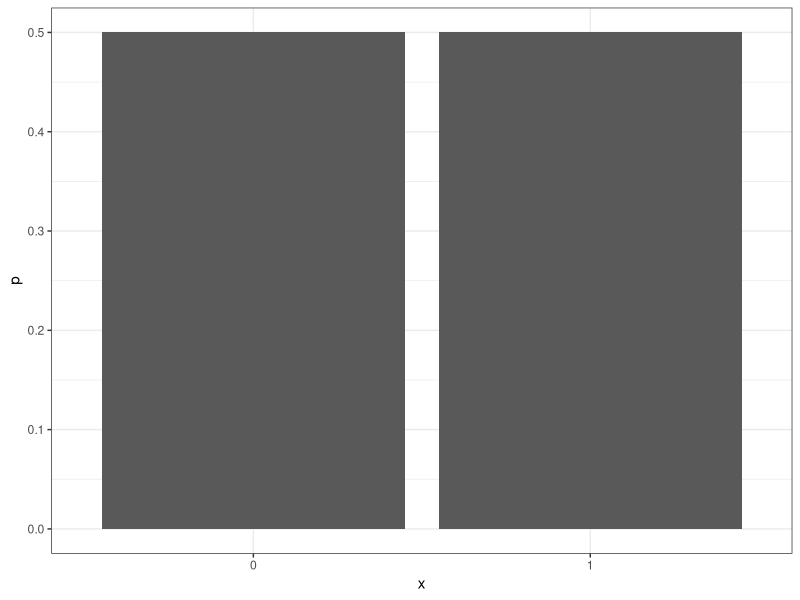
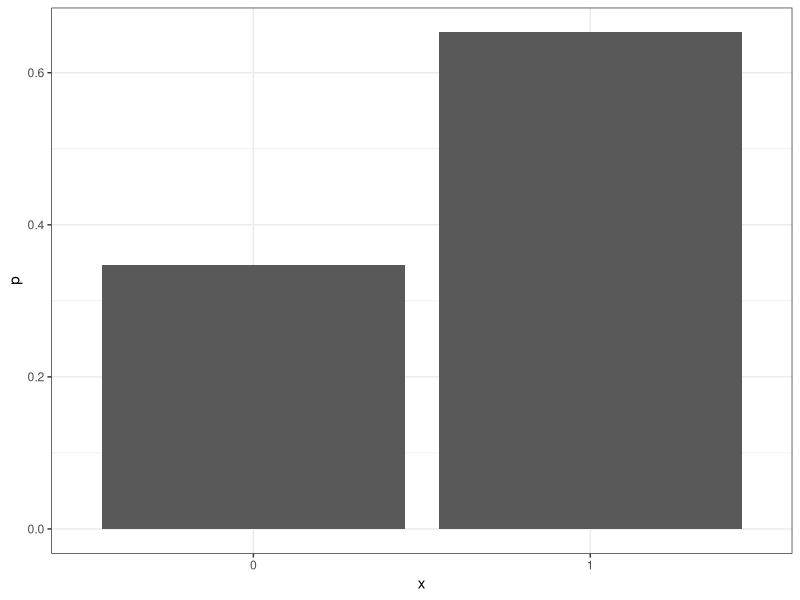
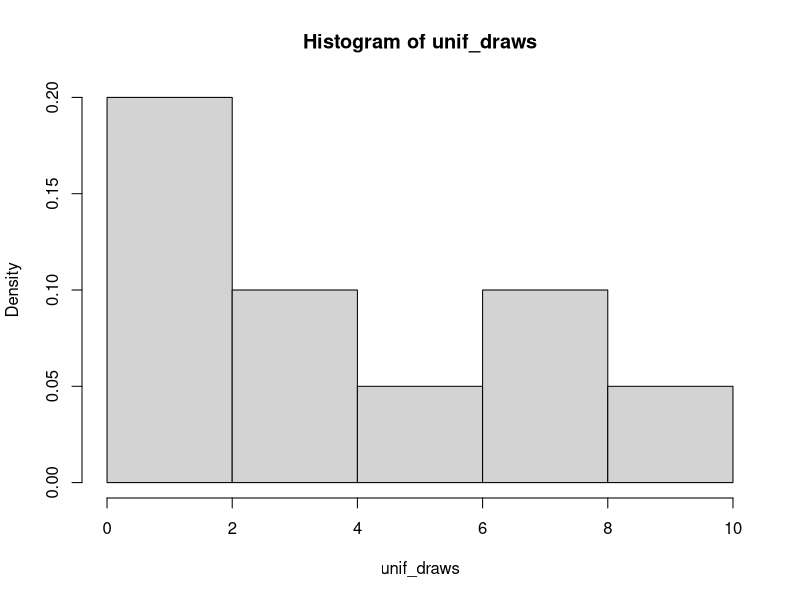
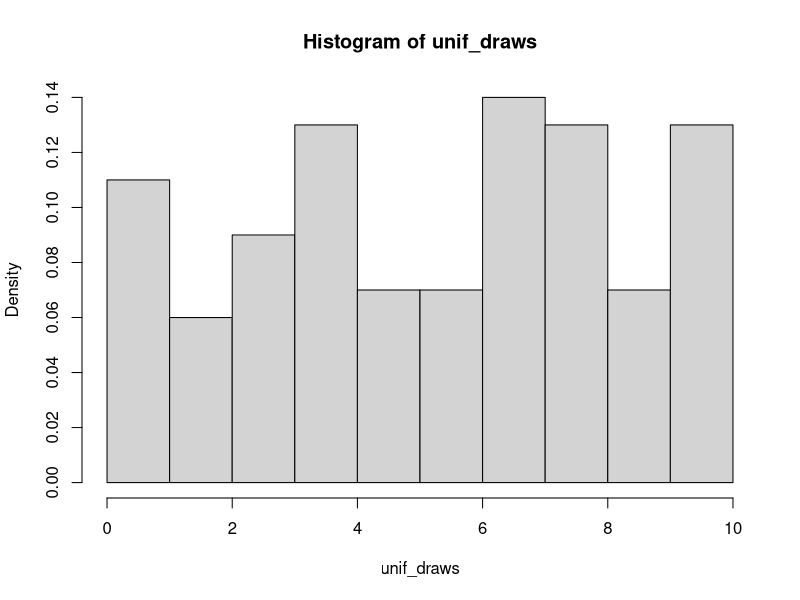
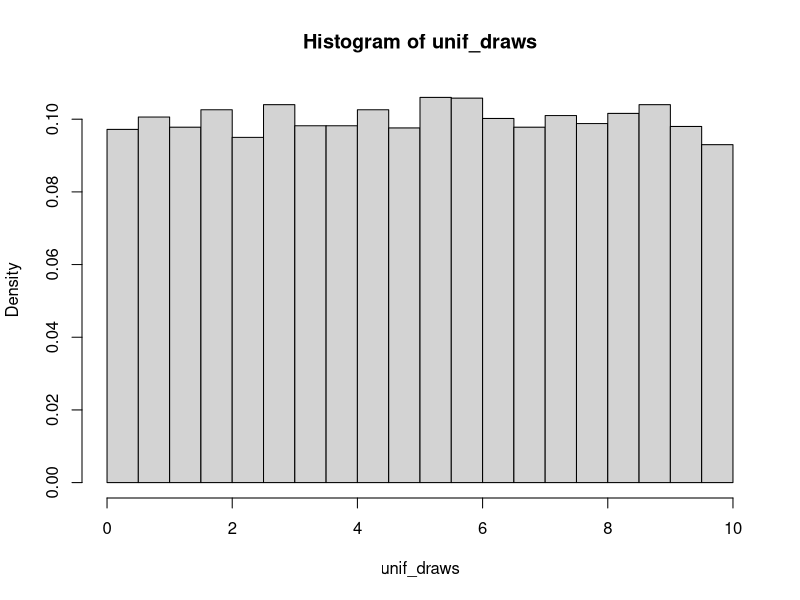
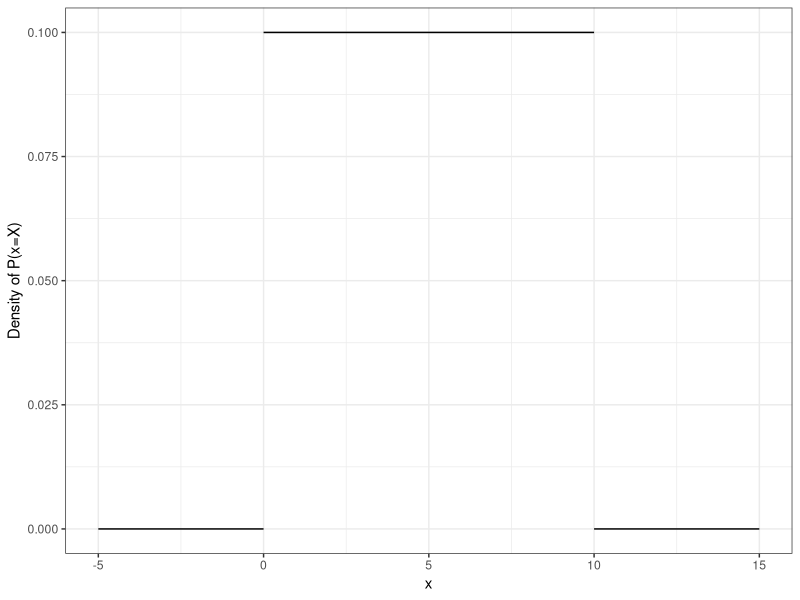
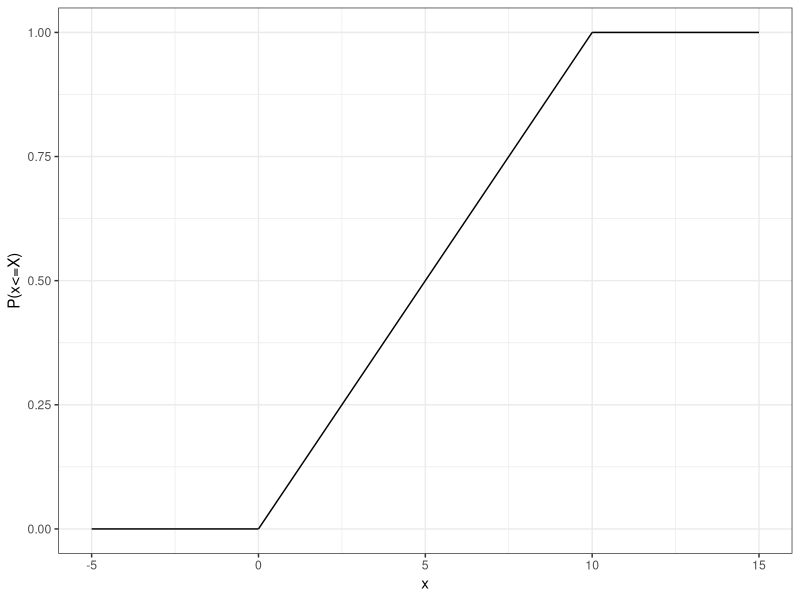
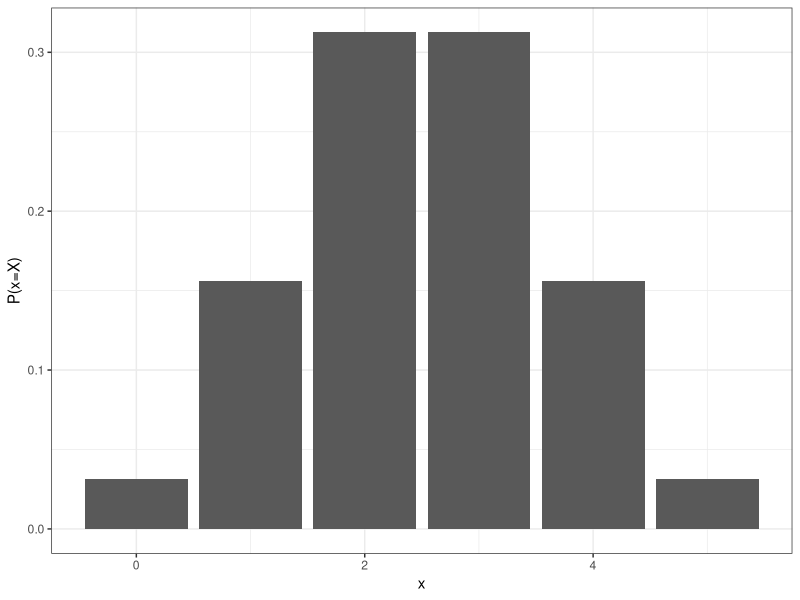

Generate these figures, in order, with R:
## ---- chunk 1
rm(list=ls())
library(tidyverse)

options(xtable.comment = FALSE)
theme_set(theme_bw())
def.chunk.hook  <- knitr::knit_hooks$get("chunk")
knitr::knit_hooks$set(chunk = function(x, options) {
  x <- def.chunk.hook(x, options)
  ifelse(options$size != "normalsize", paste0("\\", options$size,"\n\n", x, "\n\n \\normalsize"), x)
})
knitr::opts_chunk$set(warning=FALSE, message=FALSE, tidy = TRUE, size = "tiny")
## ---- chunk 2
set.seed(12345)
sample_of_flips<-rbinom(5, 1, 0.5)
table(sample_of_flips)
## ---- chunk 3

temp_dat<-data.frame(x=c("0","1"), p=0.5)
ggplot(temp_dat, aes(x=x, y=p)) +
  geom_col()

## ---- chunk 4
temp_dat<-data.frame(x=c("0","1"), p=c(0.347,0.653))
ggplot(temp_dat, aes(x=x, y=p)) +
  geom_col()
## ---- chunk 5
unif_draws<-runif(10, min=0, max=10)
unif_draws
hist(unif_draws, freq=F)
## ---- chunk 6
unif_draws<-runif(100, min=0, max=10)
hist(unif_draws, freq=F)
## ---- chunk 7
unif_draws<-runif(10000, min=0, max=10)
hist(unif_draws, freq=F)
## ---- chunk 8
b<-10; a<-0
p<-1/(b-a)
temp_dat<-data.frame(x1=c(-5, 0, 10),
                     x2=c(0, 10, 15),
                     y1=c(0, p, 0),
                     y2=c(0, p, 0))
ggplot(temp_dat, aes(x=x1, xend=x2, y=y1, yend=y2)) + 
  geom_segment() + 
  xlab("x") + 
  ylab("Density of P(x=X)")
## ---- chunk 9
b<-10; a<-0
p<-1/(b-a)
temp_dat<-data.frame(x1=c(-5, 0, 10),
                     x2=c(0, 10, 15),
                     y1=c(0, 0, 1),
                     y2=c(0, 1, 1))
ggplot(temp_dat, aes(x=x1, xend=x2, y=y1, yend=y2)) + 
  geom_segment() + 
  xlab("x") + 
  ylab("P(x<=X)")
## ---- chunk 10
## trial 1
rbinom(5,1,0.5)
## trial 2
rbinom(5,1,0.5)
## trial 3
rbinom(5,1,0.5)

## ---- chunk 11
temp_dat<-data.frame(x=0:5)
temp_dat$p<-dbinom(temp_dat$x, 5, 0.5)
ggplot(temp_dat, 
       aes(x=x, y=p)) + 
  geom_col() +
  ylab("P(x=X)")
## ---- chunk 12
temp_dat$pdf<-pbinom(temp_dat$x, 5, 0.5)

ggplot(temp_dat,
       aes(x = x, xend=x+1, y=pdf, yend=pdf)) + 
  geom_segment() + 
  ylab("P(x<=X)")
## ---- chunk 13
sequence<-seq(-8,8,0.001)
n1<-data.frame(x=sequence, y=dnorm(sequence, 0, 1), 
               name = "Mu=0, sd=1")
n2<-data.frame(x=sequence, y=dnorm(sequence, 2, 1), 
               name = "Mu=2, sd=1")
n3<-data.frame(x=sequence, y=dnorm(sequence, 0, 2), 
               name = "Mu=0, sd=2")


plot_dat<-bind_rows(n1, n2, n3)

ggplot(plot_dat,
       aes(x = x, y = y, color = name)) + 
  geom_line() + 
  ylab("Density of P(X=x)")
## ---- chunk 14
sequence<-seq(-8,8,0.001)
n1<-data.frame(x=sequence, y=pnorm(sequence, 0, 1), 
               name = "Mu=0, sd=1")
n2<-data.frame(x=sequence, y=pnorm(sequence, 2, 1), 
               name = "Mu=2, sd=1")
n3<-data.frame(x=sequence, y=pnorm(sequence, 0, 2), 
               name = "Mu=0, sd=2")


plot_dat<-bind_rows(n1, n2, n3)

ggplot(plot_dat,
       aes(x = x, y = y, color = name)) + 
  geom_line() + 
  ylab("Density of P(X=x)")
## ---- chunk 15
ggplot(data.frame(x=c(-4,4)), aes(x)) +
  stat_function(fun=dnorm) 
## ---- chunk 16
ggplot(data.frame(x=c(-4,4)), aes(x)) +
  stat_function(fun=dnorm) +
  stat_function(fun=dnorm,
                xlim=c(-4,0),
                geom="area",
                fill="blue",
                alpha = 0.5)+
  ggtitle(pnorm(0,0,1))
## ---- chunk 17
ggplot(data.frame(x=c(-4,4)), aes(x)) +
  stat_function(fun=pnorm) +
  geom_point(aes(x=0, y=0.5), color = "blue", size=2)
## ---- chunk 18
ggplot(data.frame(x=c(-4,4)), aes(x)) +
  stat_function(fun=dnorm) +
  stat_function(fun=dnorm,
                xlim=c(-4,-1),
                geom="area",
                fill="blue",
                alpha = 0.5) +
  ggtitle(round(pnorm(-1,0,1),3))
## ---- chunk 19
ggplot(data.frame(x=c(-4,4)), aes(x)) +
  stat_function(fun=pnorm) +
  geom_point(aes(x=-1, y=0.159), color = "blue", size=2)
## ---- chunk 20
ggplot(data.frame(x=c(-4,4)), aes(x)) +
  stat_function(fun=dnorm) +
  stat_function(fun=dnorm,
                xlim=c(-1,1),
                geom="area",
                fill="blue",
                alpha = 0.5) +
  ggtitle(paste("Mean +/- 1 SD = ",round(pnorm(1,0,1) - pnorm(-1,0,1),3)))
## ---- chunk 21
ggplot(data.frame(x=c(-4,4)), aes(x)) +
  stat_function(fun=dnorm) +
  stat_function(fun=dnorm,
                xlim=c(-2,2),
                geom="area",
                fill="blue",
                alpha = 0.5) +
  ggtitle(paste("Mean +/- 2 SD = ",round(pnorm(2,0,1) - pnorm(-2,0,1),3)))
## ---- chunk 22
ggplot(data.frame(x=c(-4,4)), aes(x)) +
  stat_function(fun=dnorm) +
  stat_function(fun=dnorm,
                xlim=c(-3,3),
                geom="area",
                fill="blue",
                alpha = 0.5) +
  ggtitle(paste("Mean +/- 3 SD = ",round(pnorm(3,0,1) - pnorm(-3,0,1),3)))
## ---- chunk 23
### Normal(0,1) probability density function
dnorm(x = 0, mean = 0, sd = 1)
### Normal(0,1) cumulative distribution function
pnorm(q = 0, mean = 0, sd = 1)
### Random draw from a normal(0,1) distribution
rnorm(n = 1, mean = 0, sd = 1)
### CDF position for a given probability (quantile)
qnorm(p = 0.75, mean = 0, sd = 1)
### You can also use dbinom(), pbinom(), rbinom(), qbinom()
## ---- chunk 24
## MC simulation, 1000 reps 
sims<-100000
## Take 1000 draws from binomial(0.3, 10)
x<-rbinom(sims, p = 0.3, size = 10)
### output df
out<-data.frame(n=1:sims, xbar = NA)
for(i in 1:sims){
  out$xbar[i]<-sum(x[1:i])/i
}
## or use xbar<-cumsum(x)/1:sims
## ---- chunk 25
ggplot(out, aes(y=xbar, x=n)) +
  geom_line() +
  geom_abline(slope=0, intercept = 3, lty=2)
## ---- chunk 26
### Binomial random variable, 10 observations, probability of success = 0.7
## simulate each sample size for 1000 replications
n<-10 # 10 students in a class
p<-0.7 # 70% chance of a 1
xbar_10<-rep(NA, 10)
xbar_100<-rep(NA, 100)
xbar_1000<-rep(NA, 1000)
xbar_10000<-rep(NA, 10000)

for(i in 1:10){
  x_10<-rbinom(10, p=p, size=n)
  xbar_10[i]<-(mean(x_10))
}

for(i in 1:100){
  x_100<-rbinom(100, p=p, size=n)
  xbar_100[i]<-(mean(x_100))
}

for(i in 1:1000){
  x_1000<-rbinom(1000, p=p, size=n)
  xbar_1000[i]<-(mean(x_1000))
}

for(i in 1:10000){
  x_10000<-rbinom(10000, p=p, size=n)
  xbar_10000[i]<-(mean(x_10000))
}
## ---- chunk 27
ggplot(data.frame(z_score=scale(xbar_10)), 
       aes(x=z_score))+
  geom_histogram(aes(y = ..density..)) + 
  stat_function(fun=dnorm) +
  ggtitle("10 samples") +
  xlim(c(-3,3))
## ---- chunk 28
ggplot(data.frame(z_score=scale(xbar_100)), 
       aes(x=z_score))+
  geom_histogram(aes(y = ..density..)) + 
  stat_function(fun=dnorm) +
  ggtitle("100 samples")+
  xlim(c(-3,3))
## ---- chunk 29
ggplot(data.frame(z_score=scale(xbar_1000)), 
       aes(x=z_score))+
  geom_histogram(aes(y = ..density..)) + 
  stat_function(fun=dnorm) +
  ggtitle("1000 samples")+
  xlim(c(-3,3))
## ---- chunk 30
ggplot(data.frame(z_score=scale(xbar_10000)), 
       aes(x=z_score))+
  geom_histogram(aes(y = ..density..)) + 
  stat_function(fun=dnorm) +
  ggtitle("10000 samples")+
  xlim(c(-3,3))
